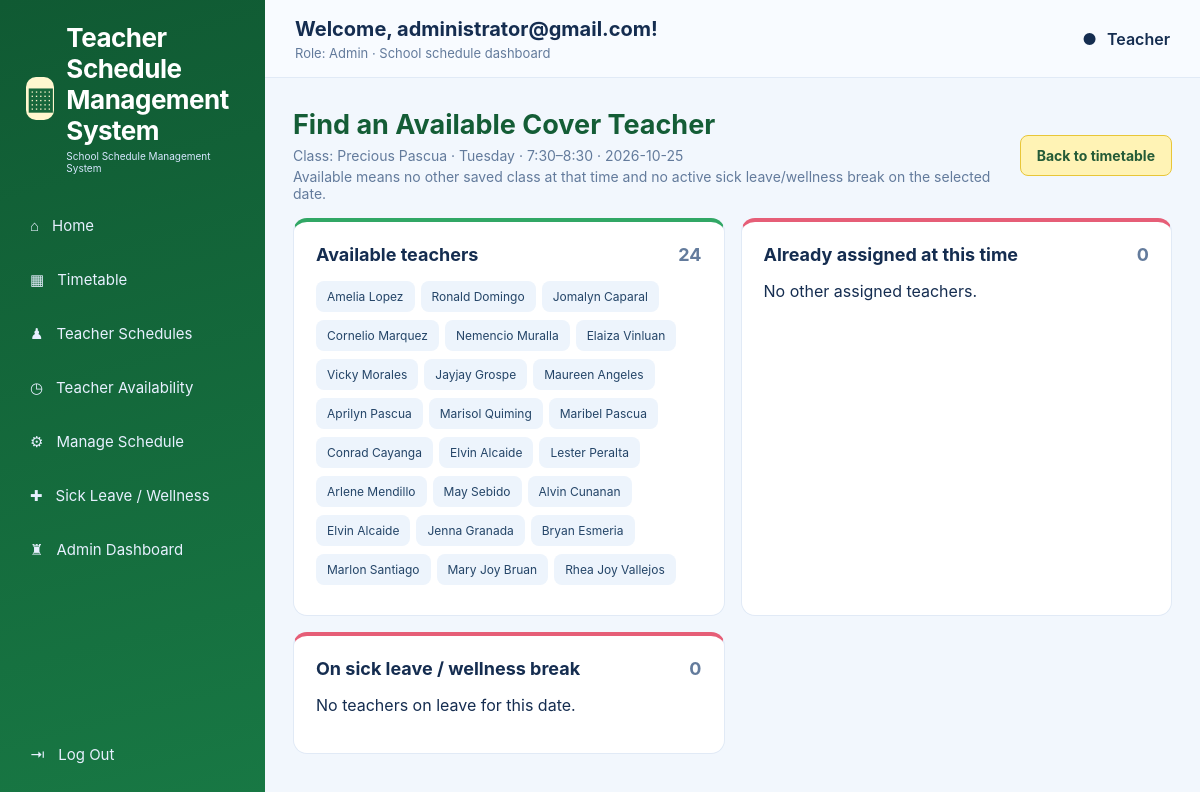
Page /admin/cover-teachers?day=Tuesday&slot=7:30–8:30&level=Junior+High+School&absent=Precious+Pascua (signed in) on the committed database.
### tables this page shows
CREATE TABLE schedules (
            id INTEGER PRIMARY KEY AUTOINCREMENT,
            level TEXT NOT NULL,
            program TEXT NOT NULL,
            section TEXT NOT NULL,
            day TEXT NOT NULL,
            slot TEXT NOT NULL,
            subject TEXT NOT NULL,
            teacher TEXT NOT NULL,
            owner_email TEXT,
            approved INTEGER NOT NULL DEFAULT 0,
            UNIQUE(level, program, section, day, slot)
        );

### app.py (the view)
@app.route("/admin/cover-teachers")
@login_required
@admin_required
def cover_teachers():
    day=request.args.get("day", "Monday")
    slot=request.args.get("slot", "")
    level=request.args.get("level", "Junior High School")
    on_date=request.args.get("date", datetime.now().date().isoformat())
    absent=request.args.get("absent", "")
    with con() as db:
        occupied=db.execute("SELECT DISTINCT teacher FROM schedules WHERE day=? AND slot=?", (day,slot)).fetchall()
        on_leave=teachers_on_leave(db,on_date)
    busy={r["teacher"].casefold() for r in occupied if r["teacher"].casefold()!=absent.casefold()}
    teachers=teachers_for_level(level)
    free=[t for t in teachers if t.casefold() not in busy and t.casefold() not in on_leave and t.casefold()!=absent.casefold()]
    leave=[t for t in teachers if t.casefold() in on_leave]
    return render_template("cover_teachers.html", day=day, slot=slot, level=level, on_date=on_date, absent=absent, free=free, busy=sorted({r["teacher"] for r in occupied if r["teacher"].casefold()!=absent.casefold()}), leave_names=leave)

### app.py (called while the page is built)
def teachers_for_level(level):
    return SHS_TEACHERS if level == "Senior High School" else TEACHERS

def teachers_on_leave(db, on_date=None):
    on_date = on_date or datetime.now().date().isoformat()
    rows = db.execute("""SELECT DISTINCT teacher_name FROM leave_requests
        WHERE teacher_name IS NOT NULL AND teacher_name != ''
        AND status != 'Declined' AND start_date <= ? AND end_date >= ?""",
        (on_date, on_date)).fetchall()
    return {r["teacher_name"].casefold() for r in rows}

def con():
    db = sqlite3.connect(DB_PATH)
    db.row_factory = sqlite3.Row
    return db

def admin_required(fn):
    @wraps(fn)
    def wrapper(*args, **kwargs):
        if "user_email" not in session:
            return redirect(url_for("login"))
        if session.get("role") != "admin":
            flash("Admin access is required.", "error")
            return redirect(url_for("home"))
        return fn(*args, **kwargs)
    return wrapper

def login_required(fn):
    @wraps(fn)
    def wrapper(*args, **kwargs):
        if "user_email" not in session:
            flash("Please log in to access Teacher Schedule Management System.", "warning")
            return redirect(url_for("login"))
        return fn(*args, **kwargs)
    return wrapper

@app.context_processor
def inject_globals():
    return {"days": DAYS, "slots": SLOTS, "break_slots": BREAK_SLOTS, "section_groups": SECTIONS,
            "teacher_names": TEACHERS, "subject_names": SUBJECTS, "shs_teacher_names": SHS_TEACHERS, "shs_subject_names": SHS_SUBJECTS,
            "shs_slots": SHS_SLOTS, "shs_break_slots": SHS_BREAK_SLOTS}

### TSMS_Admin_Edit_SickLeave_CoverTeachers/templates/cover_teachers.html
{% extends "base.html" %}{% block title %}Find Cover Teacher | TSMS{% endblock %}{% block content %}
<div class="section-heading"><div><h1>Find an Available Cover Teacher</h1><p>Class: {{ absent }} · {{ day }} · {{ slot }} · {{ on_date }}</p><p>Available means no other saved class at that time and no active sick leave/wellness break on the selected date.</p></div><a class="btn secondary" href="{{ url_for('timetable', level=level) }}">Back to timetable</a></div>
<div class="availability-grid"><div class="availability-card free"><h2>Available teachers <span>{{ free|length }}</span></h2>{% for t in free %}<span class="name-chip">{{ t }}</span>{% else %}<p>No available teachers found for this time.</p>{% endfor %}</div><div class="availability-card busy"><h2>Already assigned at this time <span>{{ busy|length }}</span></h2>{% for t in busy %}<span class="name-chip">{{ t }}</span>{% else %}<p>No other assigned teachers.</p>{% endfor %}</div><div class="availability-card busy"><h2>On sick leave / wellness break <span>{{ leave_names|length }}</span></h2>{% for t in leave_names %}<span class="name-chip">❗ {{ t }}</span>{% else %}<p>No teachers on leave for this date.</p>{% endfor %}</div></div>
{% endblock %}

### TSMS_Admin_Edit_SickLeave_CoverTeachers/templates/base.html (shortened to what this page needs)
<!doctype html>
<html lang="en">
<head>
  <link rel="stylesheet" href="{{ url_for('static', filename='style.css') }}">
</head>
<body>
{% if session.get('user_email') %}
<div class="app-shell">
  <aside class="sidebar">
    <a class="brand" href="{{ url_for('home') }}"><span class="brand-icon">▦</span><span><b>Teacher Schedule Management System</b><small>School Schedule Management System</small></span></a>
    <nav>
      <a href="{{ url_for('home') }}" class="{{ 'active' if request.endpoint == 'home' else '' }}">⌂ <span>Home</span></a>
      <a href="{{ url_for('timetable') }}" class="{{ 'active' if request.endpoint == 'timetable' else '' }}">▦ <span>Timetable</span></a>
      <a href="{{ url_for('teachers') }}" class="{{ 'active' if request.endpoint == 'teachers' else '' }}">♟ <span>Teacher Schedules</span></a>
      <a href="{{ url_for('available') }}" class="{{ 'active' if request.endpoint == 'available' else '' }}">◷ <span>Teacher Availability</span></a>
      <a href="{{ url_for('manage') }}" class="{{ 'active' if request.endpoint == 'manage' else '' }}">⚙ <span>Manage Schedule</span></a>
      <a href="{{ url_for('leave_request') }}" class="{{ 'active' if request.endpoint == 'leave_request' else '' }}">✚ <span>Sick Leave / Wellness</span></a>
      {% if session.get('role') == 'admin' %}<a href="{{ url_for('admin') }}" class="{{ 'active' if request.endpoint in ['admin','admin_reset_password','leave_status'] else '' }}">♜ <span>Admin Dashboard</span></a>{% endif %}
    </nav>
    <a class="logout" href="{{ url_for('logout') }}">⇥ <span>Log Out</span></a>
  </aside>
  <main class="main-area">
    <header class="topbar"><div><strong>Welcome, {{ session.get("user_email", "User") }}!</strong><p>Role: {{ session.get("role", "teacher")|capitalize }} · School schedule dashboard</p></div><div class="profile">● <span>Teacher</span></div></header>
    <section class="page-content">
      {% block content %}{% endblock %}
    </section>
  </main>
</div>
{% endif %}
</body>
</html>

### TSMS_Admin_Edit_SickLeave_CoverTeachers/static/style.css (style rules this page uses)
:root { --navy:#0b2d5d;--navy2:#143d77;--blue:#1764d9;--ink:#152d50;--muted:#637b9c;--line:#e1eaf6;--bg:#f2f7fd;--white:#fff }
* { box-sizing:border-box }
body { margin:0;font-family:Inter,Segoe UI,Arial,sans-serif;color:var(--ink);background:var(--bg) }
a { color:var(--blue);text-decoration:none }
.app-shell { display:flex;min-height:100vh }
.sidebar { width:265px;flex:0 0 265px;background:linear-gradient(165deg,#092b59,#0b3974);color:white;padding:22px 14px;display:flex;flex-direction:column;min-height:100vh }
.brand { display:flex;align-items:center;gap:12px;color:#fff;padding:0 12px 28px }
.brand-icon { display:inline-flex;align-items:center;justify-content:center;background:#fff;color:var(--navy);border-radius:10px;width:43px;height:43px;font-size:30px;font-weight:bold }
.brand b { display:block;font-size:26px;letter-spacing:-.5px }
.brand small { display:block;font-size:10px;margin-top:4px;color:#d8e7ff }
.sidebar nav { display:grid;gap:7px }
.sidebar nav a,.logout { display:flex;align-items:center;gap:13px;color:#e7f0ff;padding:14px 16px;border-radius:10px;font-size:15px }
.sidebar nav a:first-letter,.logout:first-letter { font-size:22px }
.logout { margin-top:auto }
.main-area { min-width:0;flex:1 }
.topbar { height:78px;padding:16px 30px;display:flex;align-items:center;justify-content:space-between;background:#f8fbff;border-bottom:1px solid var(--line) }
.topbar strong { font-size:20px }
.topbar p { margin:4px 0 0;color:var(--muted);font-size:13px }
.profile { display:flex;gap:10px;align-items:center;font-weight:600 }
.page-content { padding:24px 28px 36px;max-width:1800px;margin:auto }
.title-copy h1,.section-heading h1 { font-size:27px;margin:0 0 6px;color:#123568 }
.btn { display:inline-flex;justify-content:center;align-items:center;gap:6px;border:0;border-radius:8px;padding:11px 16px;font-weight:650;font-size:14px;cursor:pointer;white-space:nowrap }
.section-heading { display:flex;align-items:center;justify-content:space-between;margin:6px 0 16px }
.section-heading p { margin:4px 0 0;color:var(--muted);font-size:14px }
.availability-grid { display:grid;grid-template-columns:repeat(2,minmax(0,1fr));gap:16px }
.availability-card { background:white;border:1px solid var(--line);border-radius:14px;padding:22px }
.availability-card h2 { font-size:18px;margin:0 0 16px }
.availability-card h2 span { float:right;color:var(--muted) }
.availability-card.free { border-top:4px solid #31a765 }
.availability-card.busy { border-top:4px solid #e65e77 }
.name-chip { display:inline-block;background:#edf4fc;color:#244568;padding:8px 11px;border-radius:8px;margin:0 6px 8px 0;font-size:12px }
:root { --tsms-green:#187844;--tsms-green-dark:#105a33;--tsms-yellow:#f5ca36;--tsms-yellow-pale:#fff7cf }
.sidebar { background:linear-gradient(165deg,#105a33,#187844) }
.brand-icon { color:#17663b;background:#fff7cf }
.btn.secondary { background:#fff3b5;color:#245b37;border:1px solid #e8c638 }
.welcome-panel h1,.title-copy h1,.section-heading h1,.auth-brand h1,.auth-card h2 { color:#145d36 }

### rows in the picture
schedules: get "administrator@gmail.com", teacher "Precious Pascua", day "Tuesday"

### other values in the picture
{{ session.get("role", "teacher")|capitalize }} "Admin"
{{ slot }} "7:30–8:30"
{{ on_date }} "2026-10-25"
{{ free|length }} "24"
{{ t }} "Amelia Lopez" "Ronald Domingo" "Jomalyn Caparal" "Cornelio Marquez" "Nemencio Muralla" "Elaiza Vinluan" "Vicky Morales" "Jayjay Grospe" "Maureen Angeles" "Aprilyn Pascua" "Marisol Quiming" "Maribel Pascua" "Conrad Cayanga" "Elvin Alcaide" "Lester Peralta" "Arlene Mendillo" "May Sebido" "Alvin Cunanan" "Elvin Alcaide" "Jenna Granada" "Bryan Esmeria" "Marlon Santiago" "Mary Joy Bruan" "Rhea Joy Vallejos"
{{ busy|length }} "0"
{{ leave_names|length }} "0"
